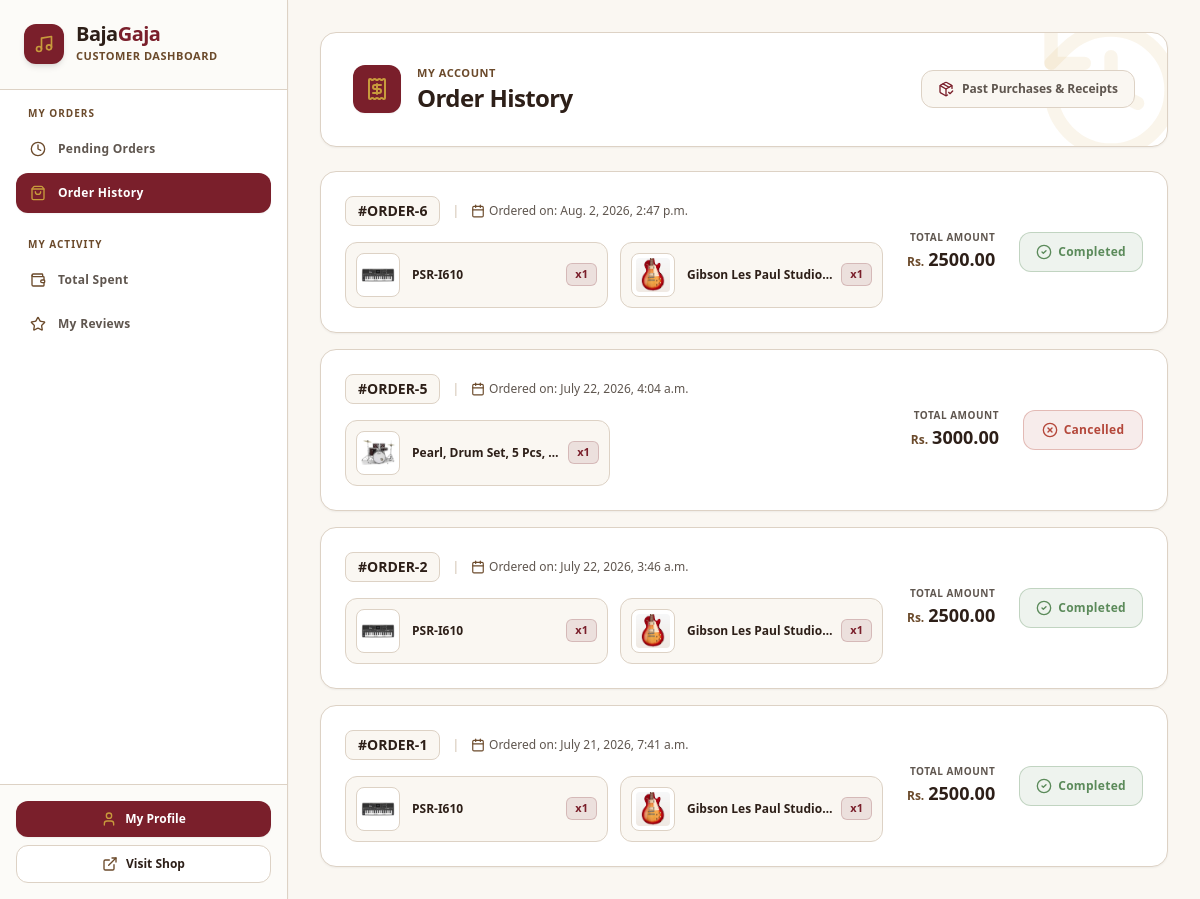
The page /dashboard/?section=my-orders (signed in) on the database its author committed.
### bg_app/models.py (models this page shows, shortened)
class Order(models.Model):
    class Status(models.TextChoices):
        CONFIRMED = 'confirmed', 'Order Confirmed'
        SHIPPING = 'shipping', 'In Transit'
        DELIVERED = 'delivered', 'Delivered'
        COMPLETED = 'completed', 'Completed'
        CANCELLED = 'cancelled', 'Cancelled'
    class PaymentMethod(models.TextChoices):
        ESEWA = 'esewa', 'Esewa'
        COD = 'cod', 'Cash on Delivery'
    customer = models.ForeignKey(User, on_delete=models.CASCADE, related_name='orders')
    total_amount = models.DecimalField(max_digits=12, decimal_places=2)
    status = models.CharField(max_length=20, choices=Status.choices, default=Status.CONFIRMED)
    transaction_id = models.CharField(max_length=100, blank=True, null=True)
    shipping_address = models.TextField()
    payment_method = models.CharField(max_length=20, choices=PaymentMethod.choices, default=PaymentMethod.ESEWA)
    created_at = models.DateTimeField(auto_now_add=True)

class OrderItem(models.Model):
    order = models.ForeignKey(Order, on_delete=models.CASCADE, related_name='items')
    product = models.ForeignKey(Product, on_delete=models.CASCADE)
    price_at_purchase = models.DecimalField(max_digits=10, decimal_places=2)
    quantity = models.PositiveIntegerField(default=1)

class Product(models.Model):
    class Category(models.TextChoices):
        GUITARS = 'guitars', 'Guitars & Basses'
        KEYBOARDS = 'keyboards', 'Keyboards & Synthesizers'
        DRUMS = 'drums', 'Drums & Percussion'
        TRADITIONAL = 'traditional', 'Traditional & Folk'
        WIND = 'wind', 'Wind & Brass'
        STUDIO = 'studio', 'Studio & Recording'
        AMPS_EFFECTS = 'amps_effects', 'Amps & Effect Pedals'
        ACCESSORIES = 'accessories', 'Accessories & Cables'
    class Condition(models.TextChoices):
        NEW = 'new', 'Brand New (Sealed)'
        REFURBISHED = 'refurbished', 'Factory Refurbished'
        USED = 'used', 'Pre-Owned / Good'
    brand = models.ForeignKey(Brand, on_delete=models.SET_NULL, null=True, related_name='products')
    name = models.CharField(max_length=255)
    category = models.CharField(max_length=20, choices=Category.choices)
    condition = models.CharField(max_length=20, choices=Condition.choices, default=Condition.NEW)
    description = models.TextField()
    price = models.DecimalField(max_digits=10, decimal_places=2)
    stock = models.PositiveIntegerField(default=0)
    product_image = models.ImageField(upload_to='images/products/')
    sku = models.CharField(max_length=100, unique=True, blank=True, null=True)
    is_active = models.BooleanField(default=True)
    created_at = models.DateTimeField(auto_now_add=True)

### bg_app/views/dashboard.py (the view)
# urls.py: path('dashboard/', customer_dashboard_view, name='customer_dashboard'),
@login_required
def customer_dashboard_view(request):
    if request.user.is_staff:
        messages.error(request, "You are not authorized to access this page.")
        return redirect('/')
    section = request.GET.get('section', 'pending-orders')
    context = {
        'section': section,
        'gross_spent': Order.objects.filter(customer=request.user, status=Order.Status.COMPLETED).aggregate(total_spent=models.Sum('total_amount'))['total_spent'] or 0,
        'average_spent': Order.objects.filter(customer=request.user, status=Order.Status.COMPLETED).aggregate(average_spent=models.Avg('total_amount'))['average_spent'] or 0,
    }
    if section == 'pending-orders':
        context['pending_orders'] = Order.objects.exclude(customer=request.user, status__in=[Order.Status.COMPLETED, Order.Status.CANCELLED]).order_by('-created_at')
    if section == 'my-orders':
        context['orders'] = Order.objects.filter(customer=request.user, status__in=[Order.Status.COMPLETED, Order.Status.CANCELLED]).order_by('-created_at')
    if section == 'my-reviews':
        context['my_reviews'] = Review.objects.filter(customer=request.user).order_by('-created_at')
    if section == 'total-spent':
        context['total_spent'] = Order.objects.filter(customer=request.user, status=Order.Status.COMPLETED).order_by('-created_at')
    return render(request, 'dashboard/customer_dashboard.html', context)

### bg_app/templates/dashboard/customer_dashboard.html (shortened to what this page needs)
<!DOCTYPE html>
<html lang="en">
<head>
    {% load static %}
    <link href="{% static 'css/styles.css' %}" rel="stylesheet" />
</head>
<body class="bg-[#FAF7F2] text-[#5F564F] font-sans flex min-h-screen overflow-hidden selection:bg-[#7A1F2B] selection:text-white">
    <aside class="w-72 bg-white text-[#5F564F] flex flex-col shadow-sm border-r border-[#DDD2C5] shrink-0 relative z-30">
        <div class="p-6 border-b border-[#DDD2C5] bg-[#FAF7F2]/50">
            <div class="flex items-center gap-3">
                <div class="h-10 w-10 bg-[#7A1F2B] rounded-xl flex items-center justify-center shadow-md text-[#C89B3C]">
                    <i data-lucide="music" class="w-5 h-5"></i>
                </div>
                <div>
                    <h1 class="text-xl font-extrabold tracking-tight text-[#2D1F18] leading-none">
                        Baja<span class="text-[#7A1F2B]">Gaja</span>
                    </h1>
                    <p class="text-[11px] font-semibold text-[#6B4A2B] uppercase tracking-wider mt-1">Customer Dashboard</p>
                </div>
            </div>
        </div>
        <nav class="flex-grow p-4 space-y-6 overflow-y-auto custom-scrollbar">
            <div>
                <p class="px-3 text-[10px] font-bold text-[#6B4A2B] uppercase tracking-widest mb-2">My Orders</p>
                <div class="space-y-1">
                    <a href="?section=pending-orders" class="flex items-center gap-3 px-3.5 py-3 rounded-xl transition-all font-semibold text-xs tracking-wide {% if section == 'pending-orders' or not section %}bg-[#7A1F2B] text-white shadow-sm{% else %}text-[#5F564F] hover:bg-[#FAF7F2] hover:text-[#2D1F18]{% endif %}">
                        <i data-lucide="clock" class="w-4 h-4 {% if section == 'pending-orders' or not section %}text-[#C89B3C]{% else %}text-[#6B4A2B]{% endif %}"></i>
                        <span>Pending Orders</span>
                    </a>
                    <a href="?section=my-orders" class="flex items-center gap-3 px-3.5 py-3 rounded-xl transition-all font-semibold text-xs tracking-wide {% if section == 'my-orders' %}bg-[#7A1F2B] text-white shadow-sm{% else %}text-[#5F564F] hover:bg-[#FAF7F2] hover:text-[#2D1F18]{% endif %}">
                        <i data-lucide="shopping-bag" class="w-4 h-4 {% if section == 'my-orders' %}text-[#C89B3C]{% else %}text-[#6B4A2B]{% endif %}"></i>
                        <span>Order History</span>
                    </a>
                </div>
            </div>
            <div>
                <p class="px-3 text-[10px] font-bold text-[#6B4A2B] uppercase tracking-widest mb-2">My Activity</p>
                <div class="space-y-1">
                    <a href="?section=total-spent" class="flex items-center gap-3 px-3.5 py-3 rounded-xl transition-all font-semibold text-xs tracking-wide {% if section == 'total-spent' %}bg-[#7A1F2B] text-white shadow-sm{% else %}text-[#5F564F] hover:bg-[#FAF7F2] hover:text-[#2D1F18]{% endif %}">
                        <i data-lucide="wallet" class="w-4 h-4 {% if section == 'total-spent' %}text-[#C89B3C]{% else %}text-[#6B4A2B]{% endif %}"></i>
                        <span>Total Spent</span>
                    </a>
                    <a href="?section=my-reviews" class="flex items-center gap-3 px-3.5 py-3 rounded-xl transition-all font-semibold text-xs tracking-wide {% if section == 'my-reviews' %}bg-[#7A1F2B] text-white shadow-sm{% else %}text-[#5F564F] hover:bg-[#FAF7F2] hover:text-[#2D1F18]{% endif %}">
                        <i data-lucide="star" class="w-4 h-4 {% if section == 'my-reviews' %}text-[#C89B3C]{% else %}text-[#6B4A2B]{% endif %}"></i>
                        <span>My Reviews</span>
                    </a>
                </div>
            </div>
        </nav>
        <div class="p-4 border-t border-[#DDD2C5] bg-[#FAF7F2]/50 space-y-2">
            <a href="/profile/"
               class="flex items-center justify-center gap-2 w-full bg-[#7A1F2B] hover:bg-[#5E1721] text-white px-4 py-2.5 rounded-xl text-xs font-bold transition-all shadow-sm">
                <i data-lucide="user" class="w-4 h-4 text-[#C89B3C]"></i>
                <span>My Profile</span>
            </a>
            <a href="/" target="_blank"
               class="flex items-center justify-center gap-2 w-full bg-white hover:bg-[#FAF7F2] text-[#2D1F18] border border-[#DDD2C5] px-4 py-2.5 rounded-xl text-xs font-semibold transition-all">
                <i data-lucide="external-link" class="w-4 h-4 text-[#6B4A2B]"></i>
                <span>Visit Shop</span>
            </a>
        </div>
    </aside>
    <main class="flex-grow flex flex-col h-screen overflow-y-auto bg-[#FAF7F2] p-6 sm:p-8 custom-scrollbar">
        {% if section == 'pending-orders' or not section %}
            {% include 'dashboard/customer/_pending_orders.html' %}
        {% elif section == 'my-orders' %}
            {% include 'dashboard/customer/_my_orders.html' %}
        {% elif section == 'total-spent' %}
            {% include 'dashboard/customer/_total_spent.html' %}
        {% elif section == 'my-reviews' %}
            {% include 'dashboard/customer/_my_reviews.html' %}
        {% endif %}
    </main>
</body>
</html>

### bg_app/templates/dashboard/customer/_my_orders.html (shortened to what this page needs)
<div class="space-y-6">
    <div class="bg-white border border-[#DDD2C5] rounded-2xl p-6 sm:p-8 shadow-sm relative overflow-hidden">
        <div class="absolute -right-6 -bottom-6 text-[#C89B3C]/10 pointer-events-none">
        </div>
        <div class="flex flex-col sm:flex-row sm:items-center justify-between gap-4 relative z-10">
            <div class="flex items-center gap-4">
                <div class="w-12 h-12 rounded-xl bg-[#7A1F2B] text-[#C89B3C] flex items-center justify-center shrink-0 shadow-sm">
                    <i data-lucide="receipt" class="w-6 h-6"></i>
                </div>
                <div>
                    <span class="text-[11px] font-bold text-[#6B4A2B] uppercase tracking-wider block">My Account</span>
                    <h1 class="text-2xl font-black text-[#2D1F18] tracking-tight">Order History</h1>
                </div>
            </div>
            <div class="flex items-center gap-2 text-xs font-semibold text-[#5F564F] bg-[#FAF7F2] border border-[#DDD2C5] px-4 py-2.5 rounded-xl">
                <i data-lucide="package-check" class="w-4 h-4 text-[#7A1F2B]"></i>
                <span>Past Purchases & Receipts</span>
            </div>
        </div>
    </div>
    <div class="space-y-4">
        {% for order in orders %}
            <div class="bg-white border border-[#DDD2C5] rounded-2xl p-6 flex flex-col lg:flex-row lg:items-center justify-between gap-6 hover:border-[#C89B3C] transition-all shadow-sm">
                <div class="space-y-4 flex-grow w-full">
                    <div class="flex flex-wrap items-center gap-3 text-xs font-semibold">
                        <span class="font-extrabold text-[#2D1F18] text-sm bg-[#FAF7F2] px-3 py-1 rounded-lg border border-[#DDD2C5]">
                            #ORDER-{{ order.id }}
                        </span>
                        <span class="text-[#DDD2C5]">|</span>
                        <span class="text-[#5F564F] flex items-center gap-1 font-medium">
                            <i data-lucide="calendar" class="w-3.5 h-3.5 text-[#6B4A2B]"></i>
                            Ordered on: {{ order.created_at }}
                        </span>
                    </div>
                    <div class="grid grid-cols-1 sm:grid-cols-2 gap-3 max-w-4xl">
                        {% for item in order.items.all %}
                            <div class="flex items-center gap-3 bg-[#FAF7F2] border border-[#DDD2C5] p-2.5 rounded-xl">
                                <div class="w-11 h-11 bg-white border border-[#DDD2C5] rounded-lg overflow-hidden flex items-center justify-center p-1 shrink-0">
                                    {% if item.product.product_image %}
                                        <img src="{{ item.product.product_image.url }}" alt="{{ item.product.name }}" class="w-full h-full object-contain rounded">
                                    {% else %}
                                        <i data-lucide="music" class="w-5 h-5 text-[#6B4A2B]"></i>
                                    {% endif %}
                                </div>
                                <div class="flex-grow min-w-0 flex items-center justify-between gap-2">
                                    <span class="text-[#2D1F18] text-xs font-bold truncate">
                                        {{ item.product.name }}
                                    </span>
                                    <span class="text-[#7A1F2B] bg-[#7A1F2B]/10 border border-[#7A1F2B]/20 px-2 py-0.5 rounded-md text-[11px] font-extrabold shrink-0">
                                        x{{ item.quantity }}
                                    </span>
                                </div>
                            </div>
                        {% endfor %}
                    </div>
                </div>
                <div class="flex flex-wrap sm:flex-nowrap items-center justify-between lg:justify-end gap-6 border-t lg:border-t-0 border-[#DDD2C5] pt-4 lg:pt-0 shrink-0 w-full lg:w-auto">
                    <div class="flex flex-col lg:text-right">
                        <span class="text-[10px] uppercase font-bold tracking-wider text-[#5F564F]">Total Amount</span>
                        <div class="flex items-baseline gap-1">
                            <span class="text-xs font-bold text-[#6B4A2B]">Rs.</span>
                            <span class="text-lg font-black text-[#2D1F18]">{{ order.total_amount }}</span>
                        </div>
                    </div>
                    <div class="shrink-0">
                        {% if order.status == 'completed' %}
                            <div class="bg-[#5B8A5A]/10 border border-[#5B8A5A]/30 text-[#5B8A5A] font-bold h-10 px-4 rounded-xl flex items-center justify-center gap-1.5 text-xs tracking-wide shadow-xs select-none min-w-[120px]">
                                <i data-lucide="check-circle-2" class="w-4 h-4"></i>
                                <span>Completed</span>
                            </div>
                        {% else %}
                            <div class="bg-[#B4473A]/10 border border-[#B4473A]/30 text-[#B4473A] font-bold h-10 px-4 rounded-xl flex items-center justify-center gap-1.5 text-xs tracking-wide shadow-xs select-none min-w-[120px]">
                                <i data-lucide="x-circle" class="w-4 h-4"></i>
                                <span>Cancelled</span>
                            </div>
                        {% endif %}
                    </div>
                </div>
            </div>
        {% endfor %}
    </div>
</div>

### rows shown on the page
Order: id "6", created_at "Aug. 2, 2026, 2:47 p.m.", total_amount "2500.00", status "completed" (drawn)
OrderItem: product.product_image (picture), product.name "PSR-I610", quantity "1"
OrderItem: product.product_image (picture), product.name "Gibson Les Paul Studio…", quantity "1"
Order: id "5", created_at "July 22, 2026, 4:04 a.m.", total_amount "3000.00", status "cancelled" (drawn)
OrderItem: product.product_image (picture), product.name "Pearl, Drum Set, 5 Pcs,…", quantity "1"
Order: id "2", created_at "July 22, 2026, 3:46 a.m.", total_amount "2500.00", status "completed" (drawn)
OrderItem: product.product_image (picture), product.name "PSR-I610", quantity "1"
OrderItem: product.product_image (picture), product.name "Gibson Les Paul Studio…", quantity "1"
Order: id "1", created_at "July 21, 2026, 7:41 a.m.", total_amount "2500.00", status "completed" (drawn)
OrderItem: product.product_image (picture), product.name "PSR-I610", quantity "1"
OrderItem: product.product_image (picture), product.name "Gibson Les Paul Studio…", quantity "1"
